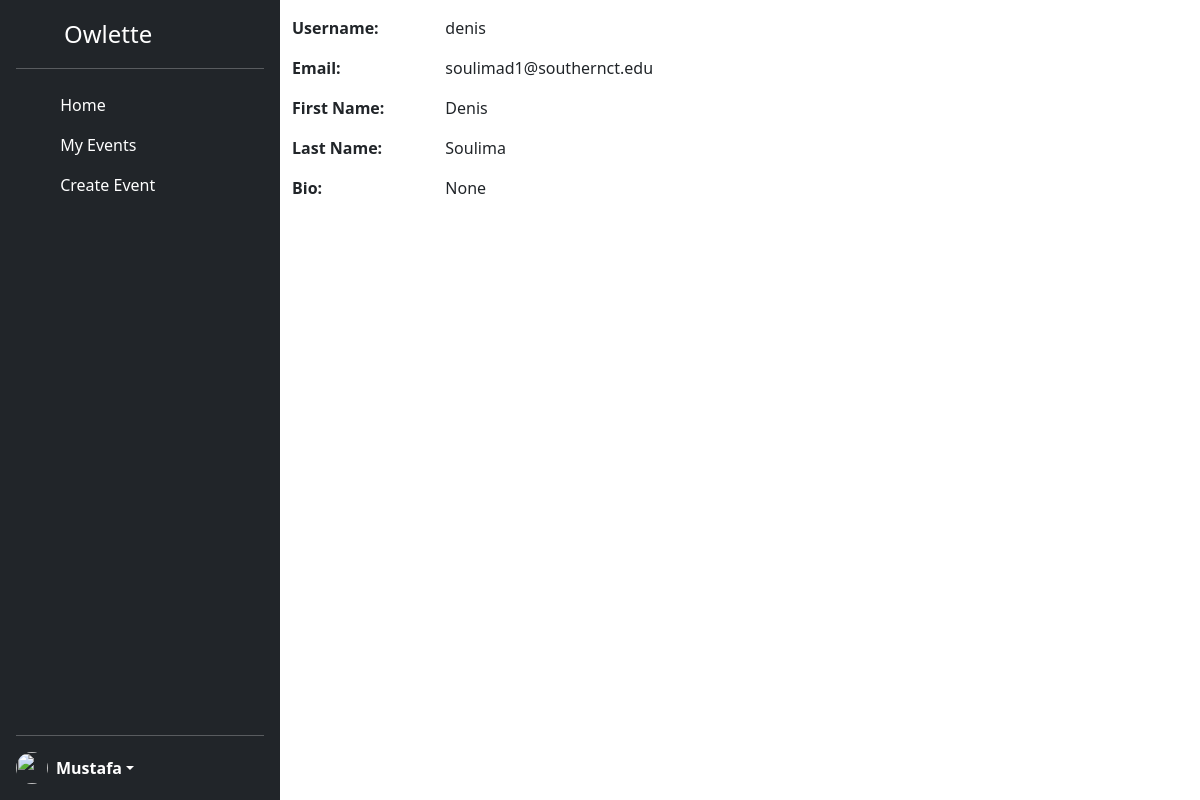
/profile/3 (signed in), run on the app's committed database.
### models.py (models this page shows, shortened)
class User(db.Model, UserMixin):
    __tablename__ = 'user'
    userid = db.Column(db.Integer,
                   primary_key=True)
    username = db.Column(db.String(40),
                         nullable=False,
                         unique=True)
    email = db.Column(db.String(40),
                      unique=True,
                      nullable=False)
    password = db.Column(db.String(200),
                         unique=False,
                         nullable=False)
    firstname = db.Column(db.String(40),
                         nullable=False)
    lastname = db.Column(db.String(40),
                         nullable=False)
    bio = db.Column(db.String(255),
                         nullable=True)
    created_at = db.Column(db.DateTime,
                           nullable=False,
                           default=datetime.now(pytz.timezone('US/Eastern')))
    ismod = db.Column(db.Boolean,
                           default=False)
    posts = db.relationship('Event', backref='author', lazy='dynamic')

### app.py (the view)
@app.route('/profile/<int:userid>')
@login_required
def profileView(userid):
    user = User.query.get(userid)
    return render_template('profileview.html', user=user )

### app.py (called while the page is built)
@login_manager.user_loader
def load_user(userid):
    return User.query.get(int(userid))

### templates/profileview.html (shortened to what this page needs)
{% extends "base.html" %}
{% block content %}
<div class="container">
    <div class="row pt-3">
        <div class="col-md-6">
            <div class="row mb-3">
                <div class="col-4 fw-bold">Username:</div>
                <div class="col-4">{{ user.username }}</div>
            </div>
            <div class="row mb-3">
                <div class="col-4 fw-bold">Email:</div>
                <div class="col-4">{{ user.email }}</div>
            </div>
            <div class="row mb-3">
                <div class="col-4 fw-bold">First Name:</div>
                <div class="col-4">{{ user.firstname }}</div>
            </div>
            <div class="row mb-3">
                <div class="col-4 fw-bold">Last Name:</div>
                <div class="col-4">{{ user.lastname }}</div>
            </div>
            <div class="row mb-3">
                <div class="col-4 fw-bold">Bio:</div>
                <div class="col-4">{{ user.bio }}</div>
            </div>
        </div>
    </div>
</div>
{% endblock %}

### templates/base.html (shortened to what this page needs)
<!DOCTYPE html>
<lang="en">
<head>
    <link rel="stylesheet" href="{{ url_for('static', filename='style.css') }}">
    <link href="https://cdn.jsdelivr.net/npm/bootstrap@5.3.3/dist/css/bootstrap.min.css" rel="stylesheet">
    <link href="https://cdn.jsdelivr.net/npm/bootstrap@5.3.3/dist/css/bootstrap.min.css" rel="stylesheet">
</head>
<body>
<div class="d-flex flex-row" style="">
  <div class="d-flex flex-column flex-shrink-0 p-3 text-white bg-dark" style="width: 280px; height: 100vh">
      <a href="/" class="d-flex align-items-center mb-3 mb-md-0 me-md-auto text-white text-decoration-none">
        <svg class="bi me-2" width="40" height="32"><use xlink:href="LOGO"/></svg>
        <span class="fs-4">Owlette</span>
      </a>
      <hr>
      <ul class="nav nav-pills flex-column mb-auto">
        <li class="nav-item">
          <a href="{{url_for('home')}}" class="nav-link text-white {{ 'active' if request.path == '/home' else '' }}"
          aria-current="page">
            <svg class="bi me-2" width="16" height="16"><use xlink:href="#home"/></svg>
            Home
          </a>
        </li>
       <li>
          <a href="{{url_for('myevents')}}" class="nav-link text-white {{ 'active' if request.path == '/myevents' else '' }}"
          aria-current="page">
            <svg class="bi me-2" width="16" height="16"><use xlink:href="#speedometer2"/></svg>
            My Events
          </a>
        </li>
        <li>
          <a href="{{url_for('create_event')}}" class="nav-link text-white {{ 'active' if request.path == '/create-event' else '' }}"
          aria-current="page">
            <svg class="bi me-2" width="16" height="16"><use xlink:href="#table"/></svg>
            Create Event
          </a>
        </li>
      </ul>
      <hr>
      <div class="dropdown">
        <a href="{{ url_for('profileView', userid=current_user.userid) }}" class="d-flex align-items-center text-white text-decoration-none dropdown-toggle" role="button" id="dropdownUser1" data-bs-toggle="dropdown" aria-haspopup="true" aria-expanded="false">
        <img src="https://github.com/mdo.png" alt="" width="32" height="32" class="rounded-circle me-2">
          {% if current_user.is_authenticated %}
            <strong>
                {{ current_user.firstname }}
            </strong>
          {% else %}
            <strong>
                User
            </strong>
          {% endif %}
        </a>
      </div>
  </div>
  {% block content %}
  {% endblock %}
</div>
</body>
</html>

### data on the page
User: firstname "Mustafa"
User: username "denis", email "soulimad1@southernct.edu", firstname "Denis", lastname "Soulima", bio "None"
